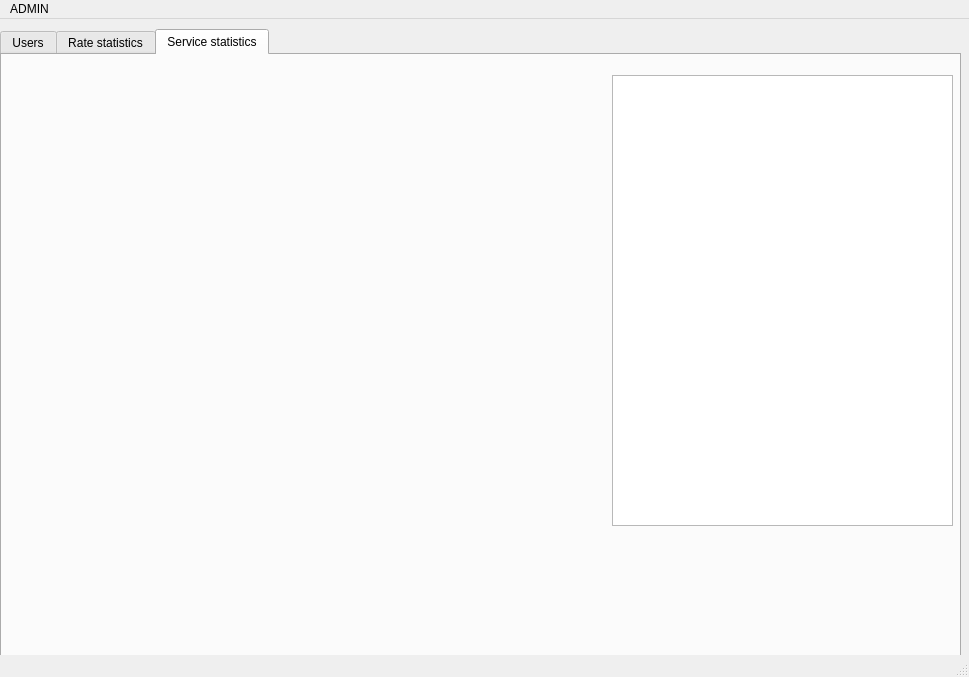
<?xml version="1.0" encoding="UTF-8"?>
<ui version="4.0">
 <class>AdminView</class>
 <widget class="QMainWindow" name="AdminView">
  <property name="geometry">
   <rect>
    <x>0</x>
    <y>0</y>
    <width>969</width>
    <height>677</height>
   </rect>
  </property>
  <property name="windowTitle">
   <string>MainWindow</string>
  </property>
  <widget class="QWidget" name="centralwidget">
   <widget class="QTabWidget" name="tabWidget">
    <property name="geometry">
     <rect>
      <x>0</x>
      <y>10</y>
      <width>961</width>
      <height>631</height>
     </rect>
    </property>
    <property name="currentIndex">
     <number>2</number>
    </property>
    <widget class="QWidget" name="tab">
     <attribute name="title">
      <string>Users</string>
     </attribute>
     <widget class="QListWidget" name="lwUsers">
      <property name="geometry">
       <rect>
        <x>10</x>
        <y>30</y>
        <width>291</width>
        <height>321</height>
       </rect>
      </property>
     </widget>
     <widget class="QTextBrowser" name="tbUserService">
      <property name="geometry">
       <rect>
        <x>310</x>
        <y>30</y>
        <width>301</width>
        <height>151</height>
       </rect>
      </property>
     </widget>
     <widget class="QTableWidget" name="twPackageInfo">
      <property name="geometry">
       <rect>
        <x>620</x>
        <y>30</y>
        <width>321</width>
        <height>351</height>
       </rect>
      </property>
     </widget>
     <widget class="QPushButton" name="pushButton">
      <property name="geometry">
       <rect>
        <x>710</x>
        <y>410</y>
        <width>141</width>
        <height>61</height>
       </rect>
      </property>
      <property name="text">
       <string>UPDATE USER</string>
      </property>
     </widget>
     <widget class="QPushButton" name="pushButton_2">
      <property name="geometry">
       <rect>
        <x>700</x>
        <y>520</y>
        <width>161</width>
        <height>61</height>
       </rect>
      </property>
      <property name="text">
       <string>CHANGE RATE/SERVICE</string>
      </property>
     </widget>
     <widget class="QLabel" name="label">
      <property name="geometry">
       <rect>
        <x>20</x>
        <y>10</y>
        <width>281</width>
        <height>16</height>
       </rect>
      </property>
      <property name="text">
       <string>USERS</string>
      </property>
      <property name="alignment">
       <set>Qt::AlignCenter</set>
      </property>
     </widget>
     <widget class="QLabel" name="label_2">
      <property name="geometry">
       <rect>
        <x>640</x>
        <y>10</y>
        <width>281</width>
        <height>16</height>
       </rect>
      </property>
      <property name="text">
       <string>USER PACKAGE</string>
      </property>
      <property name="alignment">
       <set>Qt::AlignCenter</set>
      </property>
     </widget>
     <widget class="QLabel" name="label_5">
      <property name="geometry">
       <rect>
        <x>10</x>
        <y>360</y>
        <width>281</width>
        <height>16</height>
       </rect>
      </property>
      <property name="text">
       <string/>
      </property>
      <property name="alignment">
       <set>Qt::AlignCenter</set>
      </property>
     </widget>
     <widget class="QLabel" name="label_6">
      <property name="geometry">
       <rect>
        <x>160</x>
        <y>370</y>
        <width>281</width>
        <height>16</height>
       </rect>
      </property>
      <property name="text">
       <string>USER STORY</string>
      </property>
      <property name="alignment">
       <set>Qt::AlignCenter</set>
      </property>
     </widget>
     <widget class="QLabel" name="label_7">
      <property name="geometry">
       <rect>
        <x>320</x>
        <y>10</y>
        <width>281</width>
        <height>16</height>
       </rect>
      </property>
      <property name="text">
       <string>USER SERVICES</string>
      </property>
      <property name="alignment">
       <set>Qt::AlignCenter</set>
      </property>
     </widget>
     <widget class="QTableWidget" name="twHistory">
      <property name="geometry">
       <rect>
        <x>10</x>
        <y>400</y>
        <width>601</width>
        <height>201</height>
       </rect>
      </property>
     </widget>
     <widget class="QTextBrowser" name="tbRateInfo">
      <property name="geometry">
       <rect>
        <x>310</x>
        <y>220</y>
        <width>301</width>
        <height>131</height>
       </rect>
      </property>
     </widget>
     <widget class="QLabel" name="label_8">
      <property name="geometry">
       <rect>
        <x>320</x>
        <y>190</y>
        <width>281</width>
        <height>16</height>
       </rect>
      </property>
      <property name="text">
       <string>USER RATE</string>
      </property>
      <property name="alignment">
       <set>Qt::AlignCenter</set>
      </property>
     </widget>
    </widget>
    <widget class="QWidget" name="tab_2">
     <attribute name="title">
      <string>Rate statistics</string>
     </attribute>
     <widget class="QCustomPlot" name="rateCountPlot" native="true">
      <property name="geometry">
       <rect>
        <x>0</x>
        <y>40</y>
        <width>591</width>
        <height>451</height>
       </rect>
      </property>
     </widget>
     <widget class="QListWidget" name="lwRatesStats">
      <property name="geometry">
       <rect>
        <x>600</x>
        <y>40</y>
        <width>341</width>
        <height>451</height>
       </rect>
      </property>
     </widget>
    </widget>
    <widget class="QWidget" name="tab_3">
     <attribute name="title">
      <string>Service statistics</string>
     </attribute>
     <widget class="QCustomPlot" name="serviceCountPlot" native="true">
      <property name="geometry">
       <rect>
        <x>10</x>
        <y>20</y>
        <width>591</width>
        <height>451</height>
       </rect>
      </property>
     </widget>
     <widget class="QListWidget" name="lwServiceStats">
      <property name="geometry">
       <rect>
        <x>610</x>
        <y>20</y>
        <width>341</width>
        <height>451</height>
       </rect>
      </property>
     </widget>
    </widget>
   </widget>
  </widget>
  <widget class="QMenuBar" name="menubar">
   <property name="geometry">
    <rect>
     <x>0</x>
     <y>0</y>
     <width>969</width>
     <height>19</height>
    </rect>
   </property>
   <widget class="QMenu" name="menuADMIN">
    <property name="title">
     <string>ADMIN</string>
    </property>
    <addaction name="actionLOGOUT"/>
    <addaction name="actionEXIT"/>
   </widget>
   <addaction name="menuADMIN"/>
  </widget>
  <widget class="QStatusBar" name="statusbar"/>
  <action name="actionLOGOUT">
   <property name="text">
    <string>LOGOUT</string>
   </property>
  </action>
  <action name="actionEXIT">
   <property name="text">
    <string>EXIT</string>
   </property>
  </action>
 </widget>
 <customwidgets>
  <customwidget>
   <class>QCustomPlot</class>
   <extends>QWidget</extends>
   <header>qcustomplot.h</header>
   <container>1</container>
  </customwidget>
 </customwidgets>
 <resources/>
 <connections/>
</ui>
